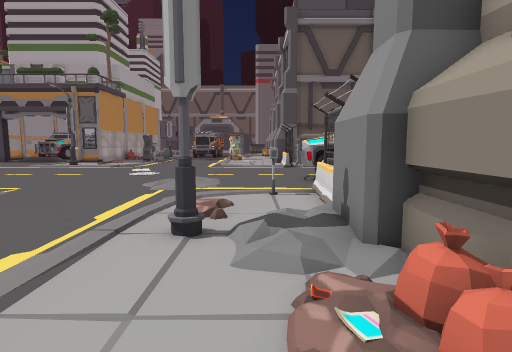
View 1 (above)

24 first-person views from a walk through a 3-D level made in the Unity game engine. The camera is 1.5 m above the floor, tilts 6° down and sees 80° across. Doors are open. The floor is counted in squares, 1 m on a side. Each view is taken from the middle of a square. On the plan, view 1 faces up. The plan holds only what a view shows up to about 15 squares ahead; the rest is blank. The place goes on beyond the plan. Some animated figures are left out. Some surface patterns are stand-ins.

View 2
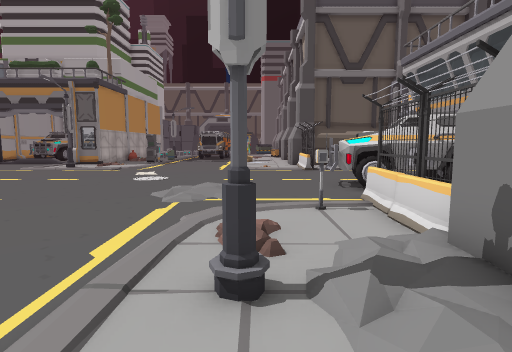

View 3
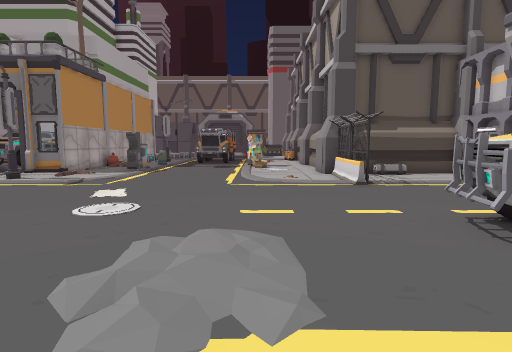

View 4
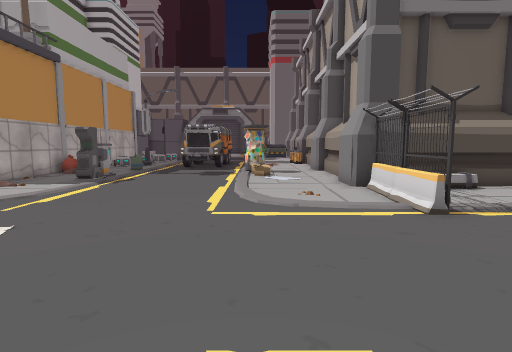

View 5
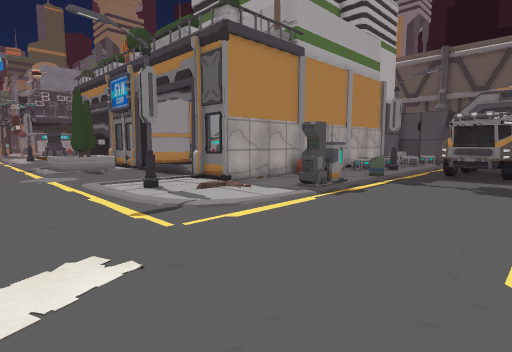

View 6
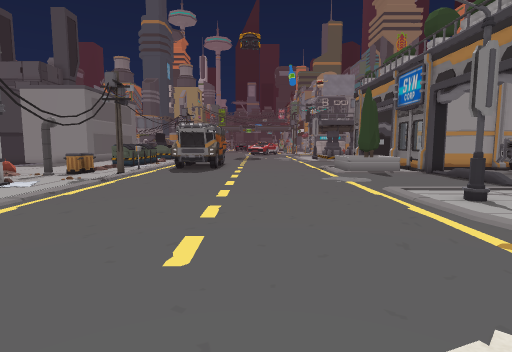

View 7
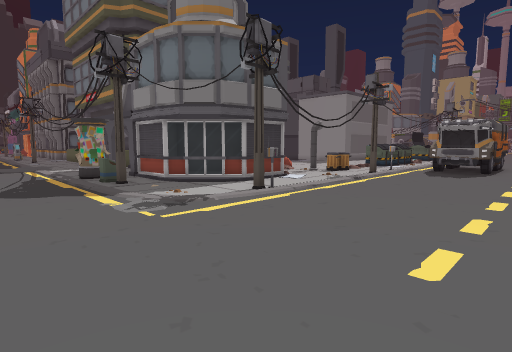

View 8
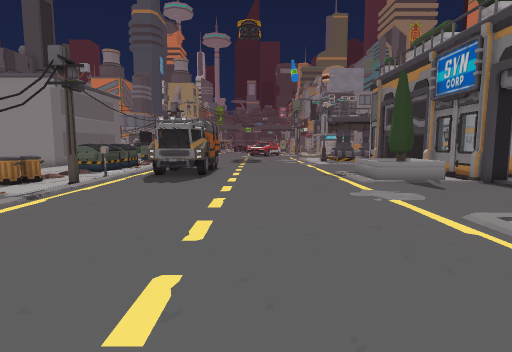

View 9
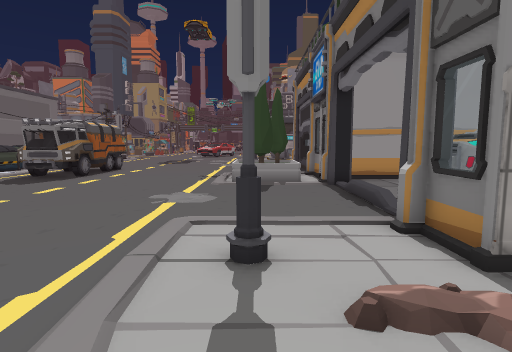

View 10
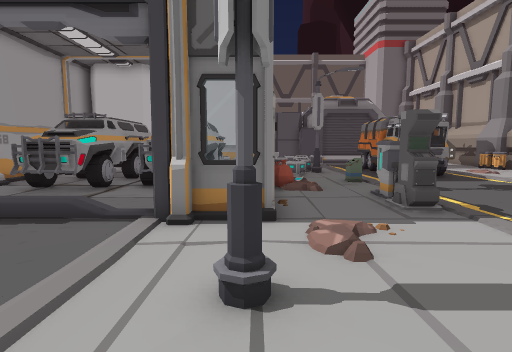

View 11
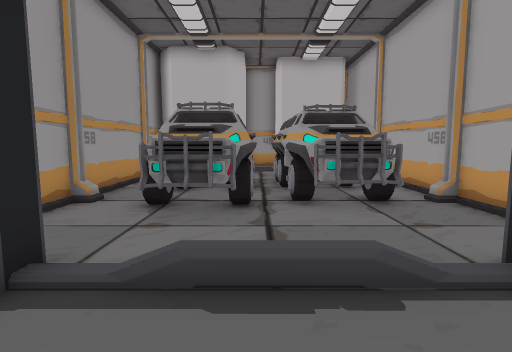

View 12
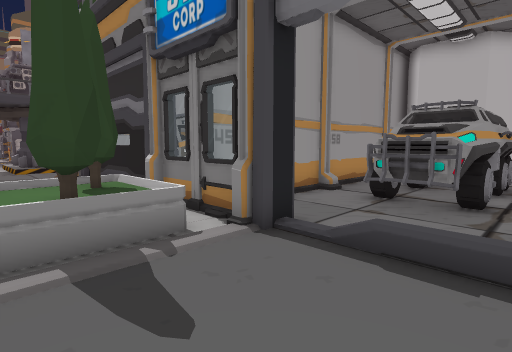

View 13
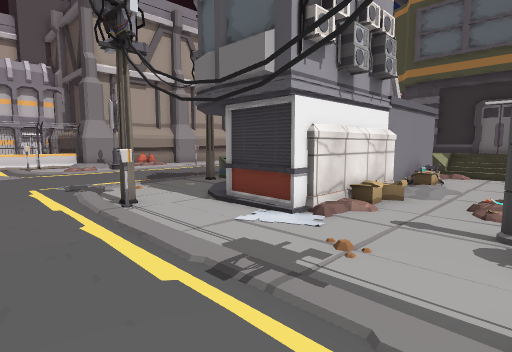

View 14
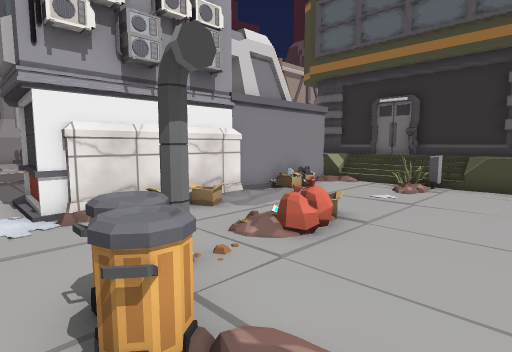

View 15
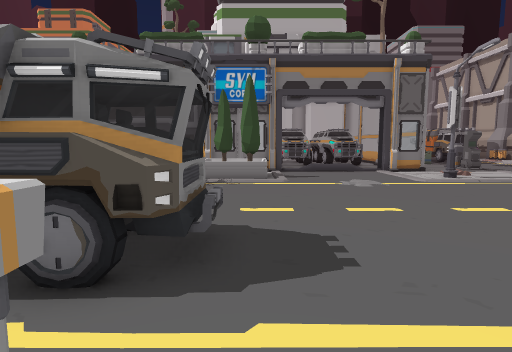

View 16
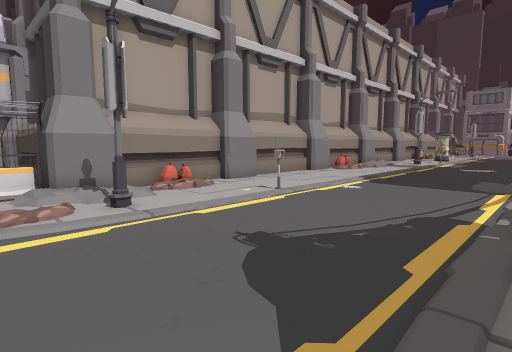

View 17
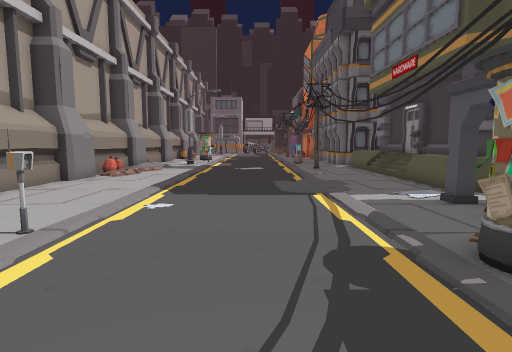

View 18
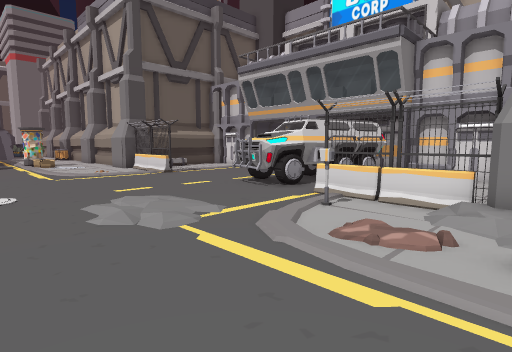

View 19
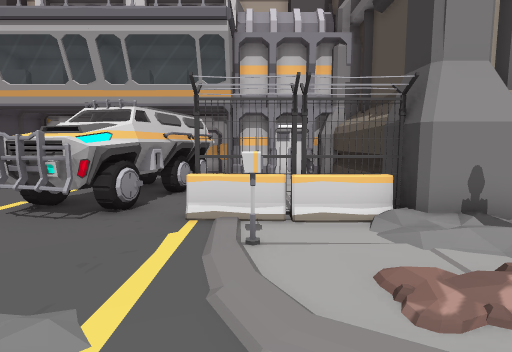

View 20
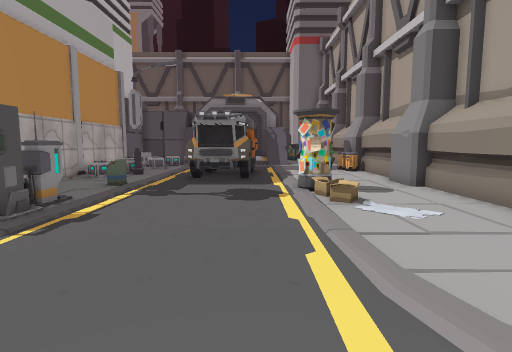

View 21
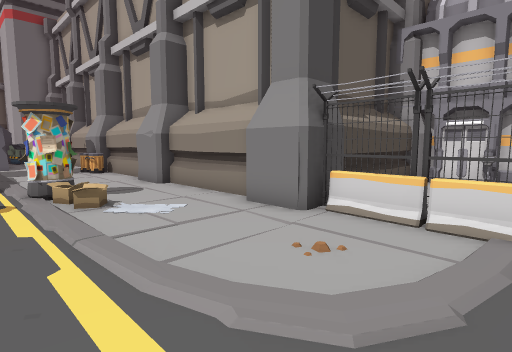

View 22
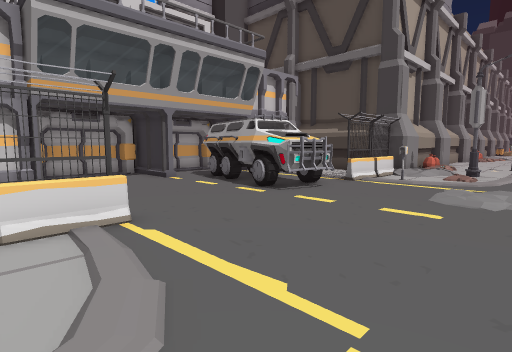

View 23
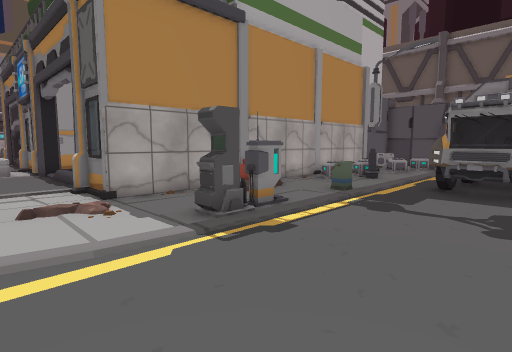

View 24
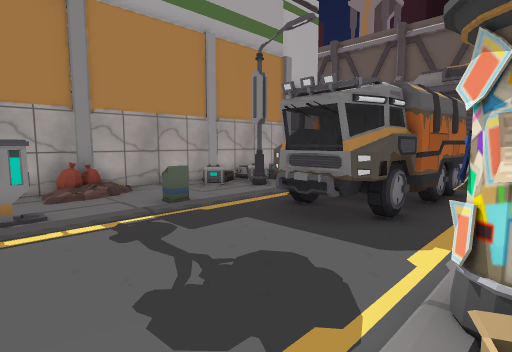

### Floor plan
Key: @ floor where view 1 was taken; # wall or solid block; x gap in a wall; . main floor; : floor 0.25 m higher than the main floor; / step, stairs or slope; = window, fence, low wall or low ledge; ^ raised ledge; O other object.
Columns run from 24 left of view 1 to 8 right of it. Each row starts with its distance up from view 1.
 35  #     O   ##=O     #     #
 34  #.  OOO O #=OO .OOOO.    #
 33  #.  OOO O # O  .OOOO.    #
 32  #.OOOOOOO #    .OOO..    #
 31  #. OOOOOO.#   O......    #
 30  #. OO#OOOO#O   .....OOO  #
 29  #.OOOOOOO.#=   ......O   #
 28  #..OOO.O..#   #......    #
 27  #.........#   x.......   #
 26  #.........#  OO......    #
 25 ##=#.....###............. #
 24 OOO......... ............ #######
 23 OOO.......................O
 22 OOO........O..............O
 21 OOO.......................O
 20 ..........................O...
 19 ..............................
 18 .................O.............
 17 .................................
 16 .................................
 15 ................................O
 14 OO........................OOOOOO
 13 OO........................OOOOOOO
 12 OO...................  ...OOOOOO
 11 OO................... .......OOOO
 10 ..........................O.    O
  9  O  O      OO...........OOO
  8  ..        ...............O
  7    OO   O##...........//..O
  6     O   #O#=.........../. #######
  5         #O#:=/.........O/ #
  4     O   #OO###OO......    #
  3     O   OOOOO#OO......    #
  2         #    #OO...... . O#
  1         #     OO......    #
  0         O       ......O @ #
 -1        OO       ......    #
 -2         #       ......    #
 -3     OO  x       ......    #
 -4   ^^##OO^  ^    ......    #
 -5   ######## ^O    .....    #
 -6           # ^    .....    #
 -7           #^^    .....    #
 -8           #=.   ......    #
 -9           ##.   ......    #
-10           #O.    ....

Where each view was taken, in squares from view 1:
view 1: 0 up, 0 right, facing up
view 2: 2 up, 1 left, facing up
view 3: 8 up, 2 left, facing up
view 4: 13 up, 2 left, facing up
view 5: 17 up, 3 left, facing up-left
view 6: 16 up, 5 left, facing left
view 7: 16 up, 5 left, facing down-left
view 8: 16 up, 9 left, facing left
view 9: 22 up, 9 left, facing left
view 10: 19 up, 13 left, facing up
view 11: 22 up, 18 left, facing up
view 12: 21 up, 17 left, facing up-left
view 13: 12 up, 20 left, facing down-right
view 14: 8 up, 23 left, facing down-right
view 15: 8 up, 22 left, facing up
view 16: 8 up, 9 left, facing down-right
view 17: 5 up, 6 left, facing down
view 18: 5 up, 6 left, facing up-right
view 19: 9 up, 4 left, facing right
view 20: 20 up, 4 left, facing up
view 21: 20 up, 4 left, facing up-right
view 22: 22 up, 4 left, facing down-right
view 23: 22 up, 4 left, facing up-left
view 24: 27 up, 2 left, facing up-left
